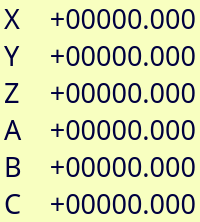
                  <widget class="QWidget" name="frmMPos" native="true">
                   <property name="sizePolicy">
                    <sizepolicy hsizetype="Expanding" vsizetype="Fixed">
                     <horstretch>0</horstretch>
                     <verstretch>0</verstretch>
                    </sizepolicy>
                   </property>
                   <property name="minimumSize">
                    <size>
                     <width>0</width>
                     <height>0</height>
                    </size>
                   </property>
                   <property name="styleSheet">
                    <string notr="true">background-color: rgb(248, 255, 192);
color: rgb(0, 0, 63);</string>
                   </property>
                   <layout class="QGridLayout" name="gridLayout_2">
                    <property name="leftMargin">
                     <number>4</number>
                    </property>
                    <property name="topMargin">
                     <number>0</number>
                    </property>
                    <property name="rightMargin">
                     <number>4</number>
                    </property>
                    <property name="bottomMargin">
                     <number>0</number>
                    </property>
                    <property name="spacing">
                     <number>0</number>
                    </property>
                    <item row="0" column="0">
                     <widget class="QLabel" name="lblLblPosX">
                      <property name="sizePolicy">
                       <sizepolicy hsizetype="Expanding" vsizetype="Fixed">
                        <horstretch>1</horstretch>
                        <verstretch>0</verstretch>
                       </sizepolicy>
                      </property>
                      <property name="maximumSize">
                       <size>
                        <width>16777215</width>
                        <height>16777215</height>
                       </size>
                      </property>
                      <property name="font">
                       <font>
                        <family>LED Calculator</family>
                        <pointsize>20</pointsize>
                       </font>
                      </property>
                      <property name="contextMenuPolicy">
                       <enum>Qt::CustomContextMenu</enum>
                      </property>
                      <property name="text">
                       <string notr="true">X</string>
                      </property>
                     </widget>
                    </item>
                    <item row="0" column="1">
                     <widget class="QLabel" name="lblPosX">
                      <property name="sizePolicy">
                       <sizepolicy hsizetype="Expanding" vsizetype="Fixed">
                        <horstretch>3</horstretch>
                        <verstretch>0</verstretch>
                       </sizepolicy>
                      </property>
                      <property name="minimumSize">
                       <size>
                        <width>0</width>
                        <height>0</height>
                       </size>
                      </property>
                      <property name="font">
                       <font>
                        <family>LED Calculator</family>
                        <pointsize>20</pointsize>
                       </font>
                      </property>
                      <property name="contextMenuPolicy">
                       <enum>Qt::CustomContextMenu</enum>
                      </property>
                      <property name="text">
                       <string notr="true">+00000.000</string>
                      </property>
                      <property name="alignment">
                       <set>Qt::AlignRight|Qt::AlignTrailing|Qt::AlignVCenter</set>
                      </property>
                     </widget>
                    </item>
                    <item row="1" column="0">
                     <widget class="QLabel" name="lblLblPosY">
                      <property name="sizePolicy">
                       <sizepolicy hsizetype="Expanding" vsizetype="Fixed">
                        <horstretch>1</horstretch>
                        <verstretch>0</verstretch>
                       </sizepolicy>
                      </property>
                      <property name="maximumSize">
                       <size>
                        <width>16777215</width>
                        <height>16777215</height>
                       </size>
                      </property>
                      <property name="font">
                       <font>
                        <family>LED Calculator</family>
                        <pointsize>20</pointsize>
                       </font>
                      </property>
                      <property name="contextMenuPolicy">
                       <enum>Qt::CustomContextMenu</enum>
                      </property>
                      <property name="text">
                       <string notr="true">Y</string>
                      </property>
                     </widget>
                    </item>
                    <item row="1" column="1">
                     <widget class="QLabel" name="lblPosY">
                      <property name="sizePolicy">
                       <sizepolicy hsizetype="Expanding" vsizetype="Fixed">
                        <horstretch>3</horstretch>
                        <verstretch>0</verstretch>
                       </sizepolicy>
                      </property>
                      <property name="minimumSize">
                       <size>
                        <width>0</width>
                        <height>0</height>
                       </size>
                      </property>
                      <property name="font">
                       <font>
                        <family>LED Calculator</family>
                        <pointsize>20</pointsize>
                       </font>
                      </property>
                      <property name="contextMenuPolicy">
                       <enum>Qt::CustomContextMenu</enum>
                      </property>
                      <property name="text">
                       <string notr="true">+00000.000</string>
                      </property>
                      <property name="alignment">
                       <set>Qt::AlignRight|Qt::AlignTrailing|Qt::AlignVCenter</set>
                      </property>
                     </widget>
                    </item>
                    <item row="2" column="0">
                     <widget class="QLabel" name="lblLblPosZ">
                      <property name="sizePolicy">
                       <sizepolicy hsizetype="Expanding" vsizetype="Fixed">
                        <horstretch>1</horstretch>
                        <verstretch>0</verstretch>
                       </sizepolicy>
                      </property>
                      <property name="maximumSize">
                       <size>
                        <width>16777215</width>
                        <height>16777215</height>
                       </size>
                      </property>
                      <property name="font">
                       <font>
                        <family>LED Calculator</family>
                        <pointsize>20</pointsize>
                       </font>
                      </property>
                      <property name="contextMenuPolicy">
                       <enum>Qt::CustomContextMenu</enum>
                      </property>
                      <property name="text">
                       <string notr="true">Z</string>
                      </property>
                     </widget>
                    </item>
                    <item row="2" column="1">
                     <widget class="QLabel" name="lblPosZ">
                      <property name="sizePolicy">
                       <sizepolicy hsizetype="Expanding" vsizetype="Fixed">
                        <horstretch>3</horstretch>
                        <verstretch>0</verstretch>
                       </sizepolicy>
                      </property>
                      <property name="minimumSize">
                       <size>
                        <width>0</width>
                        <height>0</height>
                       </size>
                      </property>
                      <property name="font">
                       <font>
                        <family>LED Calculator</family>
                        <pointsize>20</pointsize>
                       </font>
                      </property>
                      <property name="contextMenuPolicy">
                       <enum>Qt::CustomContextMenu</enum>
                      </property>
                      <property name="text">
                       <string notr="true">+00000.000</string>
                      </property>
                      <property name="alignment">
                       <set>Qt::AlignRight|Qt::AlignTrailing|Qt::AlignVCenter</set>
                      </property>
                     </widget>
                    </item>
                    <item row="3" column="0">
                     <widget class="QLabel" name="lblLblPosA">
                      <property name="sizePolicy">
                       <sizepolicy hsizetype="Expanding" vsizetype="Fixed">
                        <horstretch>1</horstretch>
                        <verstretch>0</verstretch>
                       </sizepolicy>
                      </property>
                      <property name="maximumSize">
                       <size>
                        <width>16777215</width>
                        <height>16777215</height>
                       </size>
                      </property>
                      <property name="font">
                       <font>
                        <family>LED Calculator</family>
                        <pointsize>20</pointsize>
                       </font>
                      </property>
                      <property name="contextMenuPolicy">
                       <enum>Qt::CustomContextMenu</enum>
                      </property>
                      <property name="text">
                       <string notr="true">A</string>
                      </property>
                     </widget>
                    </item>
                    <item row="3" column="1">
                     <widget class="QLabel" name="lblPosA">
                      <property name="sizePolicy">
                       <sizepolicy hsizetype="Expanding" vsizetype="Fixed">
                        <horstretch>3</horstretch>
                        <verstretch>0</verstretch>
                       </sizepolicy>
                      </property>
                      <property name="minimumSize">
                       <size>
                        <width>0</width>
                        <height>0</height>
                       </size>
                      </property>
                      <property name="font">
                       <font>
                        <family>LED Calculator</family>
                        <pointsize>20</pointsize>
                       </font>
                      </property>
                      <property name="contextMenuPolicy">
                       <enum>Qt::CustomContextMenu</enum>
                      </property>
                      <property name="text">
                       <string notr="true">+00000.000</string>
                      </property>
                      <property name="alignment">
                       <set>Qt::AlignRight|Qt::AlignTrailing|Qt::AlignVCenter</set>
                      </property>
                     </widget>
                    </item>
                    <item row="4" column="0">
                     <widget class="QLabel" name="lblLblPosB">
                      <property name="sizePolicy">
                       <sizepolicy hsizetype="Expanding" vsizetype="Fixed">
                        <horstretch>1</horstretch>
                        <verstretch>0</verstretch>
                       </sizepolicy>
                      </property>
                      <property name="maximumSize">
                       <size>
                        <width>16777215</width>
                        <height>16777215</height>
                       </size>
                      </property>
                      <property name="font">
                       <font>
                        <family>LED Calculator</family>
                        <pointsize>20</pointsize>
                       </font>
                      </property>
                      <property name="contextMenuPolicy">
                       <enum>Qt::CustomContextMenu</enum>
                      </property>
                      <property name="text">
                       <string notr="true">B</string>
                      </property>
                     </widget>
                    </item>
                    <item row="4" column="1">
                     <widget class="QLabel" name="lblPosB">
                      <property name="sizePolicy">
                       <sizepolicy hsizetype="Expanding" vsizetype="Fixed">
                        <horstretch>3</horstretch>
                        <verstretch>0</verstretch>
                       </sizepolicy>
                      </property>
                      <property name="minimumSize">
                       <size>
                        <width>0</width>
                        <height>0</height>
                       </size>
                      </property>
                      <property name="font">
                       <font>
                        <family>LED Calculator</family>
                        <pointsize>20</pointsize>
                       </font>
                      </property>
                      <property name="contextMenuPolicy">
                       <enum>Qt::CustomContextMenu</enum>
                      </property>
                      <property name="text">
                       <string notr="true">+00000.000</string>
                      </property>
                      <property name="alignment">
                       <set>Qt::AlignRight|Qt::AlignTrailing|Qt::AlignVCenter</set>
                      </property>
                     </widget>
                    </item>
                    <item row="5" column="0">
                     <widget class="QLabel" name="lblLblPosC">
                      <property name="sizePolicy">
                       <sizepolicy hsizetype="Expanding" vsizetype="Fixed">
                        <horstretch>1</horstretch>
                        <verstretch>0</verstretch>
                       </sizepolicy>
                      </property>
                      <property name="maximumSize">
                       <size>
                        <width>16777215</width>
                        <height>16777215</height>
                       </size>
                      </property>
                      <property name="font">
                       <font>
                        <family>LED Calculator</family>
                        <pointsize>20</pointsize>
                       </font>
                      </property>
                      <property name="contextMenuPolicy">
                       <enum>Qt::CustomContextMenu</enum>
                      </property>
                      <property name="text">
                       <string notr="true">C</string>
                      </property>
                     </widget>
                    </item>
                    <item row="5" column="1">
                     <widget class="QLabel" name="lblPosC">
                      <property name="sizePolicy">
                       <sizepolicy hsizetype="Expanding" vsizetype="Fixed">
                        <horstretch>3</horstretch>
                        <verstretch>0</verstretch>
                       </sizepolicy>
                      </property>
                      <property name="minimumSize">
                       <size>
                        <width>0</width>
                        <height>0</height>
                       </size>
                      </property>
                      <property name="font">
                       <font>
                        <family>LED Calculator</family>
                        <pointsize>20</pointsize>
                       </font>
                      </property>
                      <property name="contextMenuPolicy">
                       <enum>Qt::CustomContextMenu</enum>
                      </property>
                      <property name="text">
                       <string notr="true">+00000.000</string>
                      </property>
                      <property name="alignment">
                       <set>Qt::AlignRight|Qt::AlignTrailing|Qt::AlignVCenter</set>
                      </property>
                     </widget>
                    </item>
                   </layout>
                  </widget>
